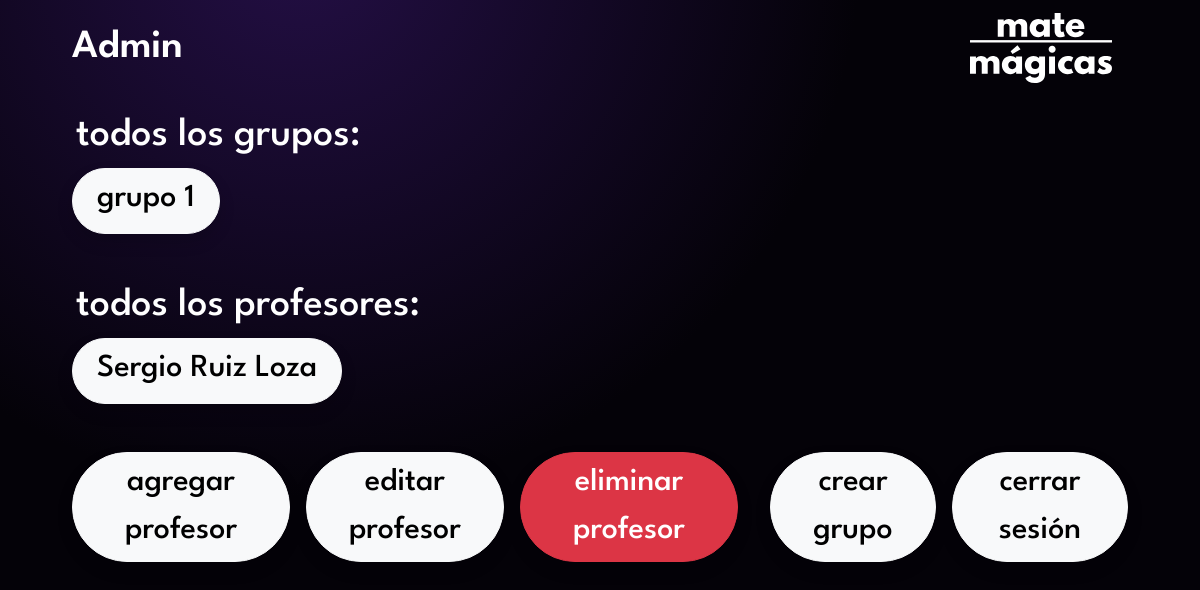
The app's page /manage (signed in), older data.
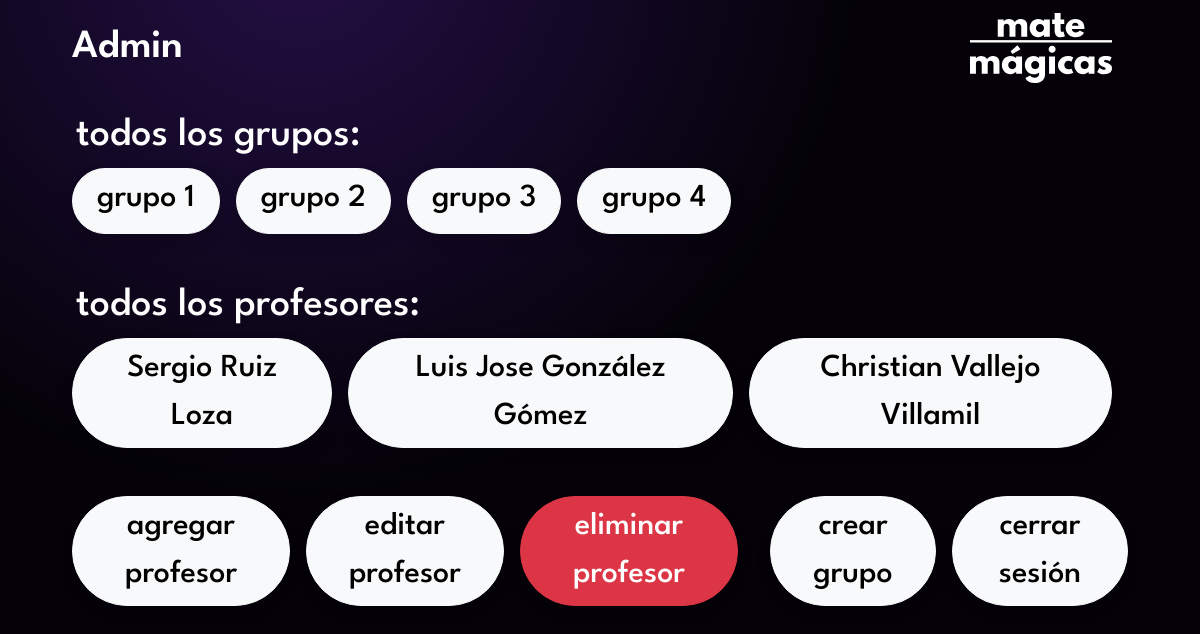
The same page, newer data.
### game/models.py (models this page shows)
class Grupo(models.Model):
    profesor = models.ForeignKey(Profesor, on_delete=models.CASCADE, related_name='grupos')
    numero = models.IntegerField(unique=True)

class Profesor(models.Model):
    first_name = models.CharField(max_length=100)
    last_name = models.CharField(max_length=100)
    username = models.CharField(max_length=100, unique=True)
    password = models.CharField(max_length=100)

### game/views.py (the view)
# urls.py: path('manage', views.manage, name='manage'),
@user_passes_test(lambda u: u.is_superuser)
def manage(request):
    profesores = Profesor.objects.all()
    grupos = Grupo.objects.all()
    return render(request, 'manage.html', {'profesores': profesores, 'grupos': grupos})

### game/templates/manage.html (shortened to what this page needs)
{% extends "base.html" %}
{% load static %}
{% block main %}
<nav class="navbar navbar-expand-lg mb-3" data-bs-theme="dark">
    <div class="container-fluid">
        <span class="navbar-brand fs-1 fw-semibold">Admin</span>
        <a class="navbar-brand logo ms-auto" href="/"><img src="{% static 'svg/matemagicas-logo.svg' %}" height="70" draggable="false"></a>
    </div>
</nav>
<div>
    <h1 class="text-white ps-3">todos los grupos:</h1>
    <div class="container-fluid d-flex mb-5">
        {% for grupo in grupos %}
            <a href="manage/{{ grupo.numero }}" class="btn px-4 me-3 fs-2 fw-medium text-center form-control-lg rounded-pill btn-light shadow">grupo {{ grupo.numero }}</a>
        {% endfor %}
    </div>
</div>
<div>
    <h1 class="text-white ps-3">todos los profesores:</h1>
    <div class="container-fluid d-flex mb-5">
        {% for profesor in profesores %}
            <a class="btn px-4 me-3 fs-2 fw-medium text-center form-control-lg rounded-pill btn-light shadow">{{ profesor.first_name }} {{ profesor.last_name }}</a>
        {% endfor %}
    </div>
</div>
<div class="container-fluid d-flex">
    <button type="button" data-bs-toggle="modal" data-bs-target="#newprof" class="btn px-4 me-3 fs-2 fw-medium text-center form-control-lg rounded-pill btn-light shadow">agregar profesor</button>
    <button type="button" data-bs-toggle="modal" data-bs-target="#edit" class="btn px-4 me-3 fs-2 fw-medium text-center form-control-lg rounded-pill btn-light shadow">editar profesor</button>
    <button type="button" data-bs-toggle="modal" data-bs-target="#delprof" class="btn px-4 me-3 fs-2 fw-medium text-center form-control-lg rounded-pill btn-danger shadow">eliminar profesor</button>
    <button type="button" data-bs-toggle="modal" data-bs-target="#newgroup" class="btn px-4 mx-3 fs-2 fw-medium text-center form-control-lg rounded-pill btn-light shadow">crear grupo</button>
    <a href="/logout" type="button" class="btn px-4 ms-auto fs-2 fw-medium text-center form-control-lg rounded-pill btn-light shadow">cerrar sesión</a>
</div>
{% endblock %}

### game/templates/base.html (shortened to what this page needs)
{% load static %}
<!doctype html>
<html lang="es">
    <head>
        <link href="{% static 'css/bootstrap.min.css' %}" rel="stylesheet">
        <link href="{% static 'css/styles.css' %}" rel="stylesheet">
    </head>
    <body class="mx-5 bg-blur">
        <div class="container-fluid">
            {% block main %}
            {% endblock %}
        </div>
    </body>
</html>

### game/static/css/styles.css (style rules this page uses)
:root { --bs-body-font-family: "League Spartan"; }
.bg-blur { background: radial-gradient(circle at 25% -8%, rgb(36, 15, 70), rgb(4, 2, 8) 45%); background-attachment: fixed; }
.logo { filter: invert(1); }

Row changes from the older to the newer data that the page shows:
added Grupo: numero "2"
added Grupo: numero "3"
added Grupo: numero "4"
added Profesor: first_name "Luis Jose", last_name "González Gómez"
added Profesor: first_name "Christian", last_name "Vallejo Villamil"
